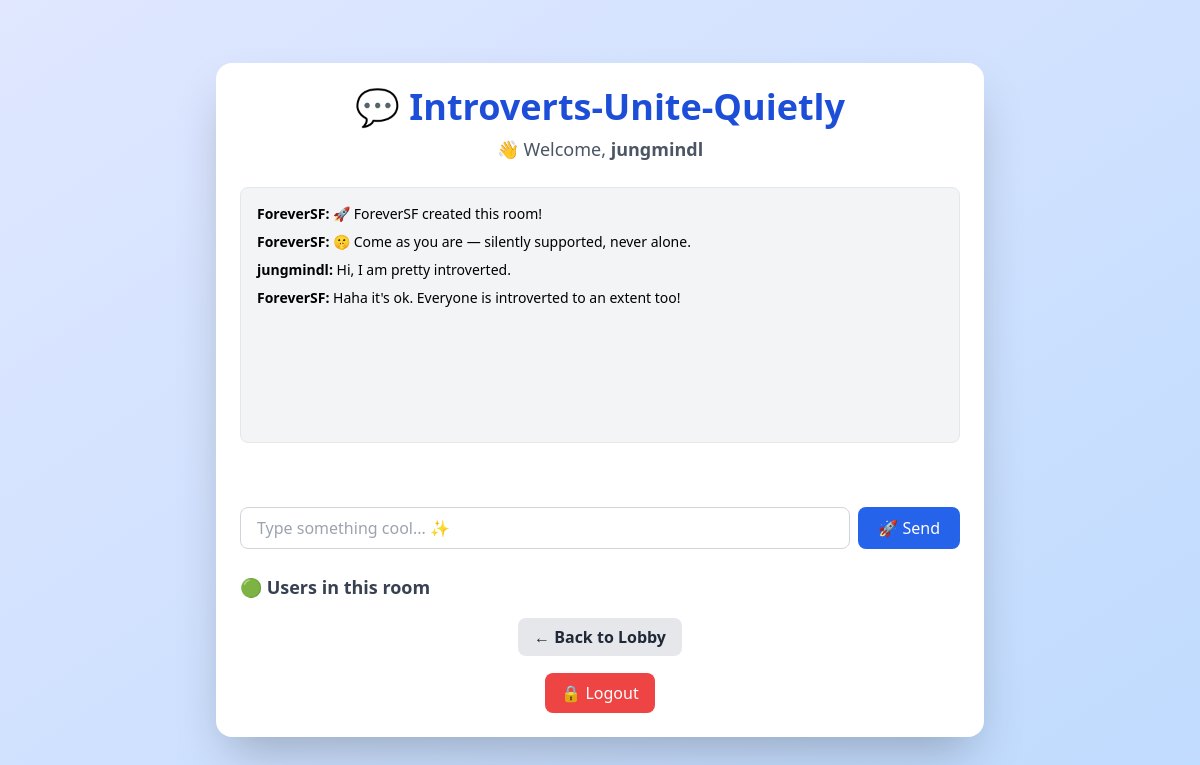
Page /chat/introverts-unite-quietly/ (signed in) on the committed database.
### chat/models.py (models this page shows, shortened)
class Room(models.Model):
    name = models.SlugField(unique=True)
    creator = models.ForeignKey(User, on_delete=models.CASCADE)
    created_at = models.DateTimeField(auto_now_add=True)

class Message(models.Model):
    user = models.ForeignKey(User, on_delete=models.CASCADE)
    room = models.ForeignKey(Room, on_delete=models.CASCADE, related_name='messages')
    content = models.TextField()
    timestamp = models.DateTimeField(auto_now_add=True)

### chat/views.py (the view)
# urls.py: path('chat/<str:room_name>/', views.room, name='room'),
@login_required
def room(request, room_name):
    slug_room = slugify(room_name)
    room, created = Room.objects.get_or_create(name=slug_room, defaults={'creator': request.user})
    if created:
        Message.objects.create(
            user=request.user,
            room=room,
            content=f"🚀 {request.user.username} created this room!"
        )
    messages = Message.objects.filter(room=room).order_by('timestamp')
    return render(request, 'chat/room.html', {
        'room_name': room.name,
        'username': request.user.username,
        'messages': messages,
        'can_delete': room.creator == request.user
    })

### chat/templates/chat/room.html (shortened to what this page needs)
<!DOCTYPE html>
<html lang="en">
    {% load static %}
<head>
  <script src="https://cdn.tailwindcss.com"></script>
  <link href="https://cdnjs.cloudflare.com/ajax/libs/flowbite/2.3.0/flowbite.min.css" rel="stylesheet" />
</head>
<body class="bg-gradient-to-br from-indigo-100 to-blue-200 min-h-screen flex items-center justify-center px-4">
  <div class="w-full max-w-3xl bg-white p-6 rounded-2xl shadow-2xl space-y-6">
    <div class="text-center">
      <h1 class="text-4xl font-extrabold text-blue-700">💬 {{ room_name|title }}</h1>
      <p class="text-lg text-gray-600 mt-2">👋 Welcome, <span class="font-semibold">{{ username }}</span></p>
    </div>
    <div id="chat-log" class="bg-gray-100 border rounded-lg p-4 h-64 overflow-y-scroll text-sm space-y-2">
      {% for message in messages %}
        <p><strong>{{ message.user.username }}:</strong> {{ message.content }}</p>
      {% endfor %}
    </div>
    <p id="typing-indicator" class="h-4 text-sm text-gray-500 italic"></p>
    <div class="flex gap-2">
      <input id="chat-message-input"
             type="text"
             autocomplete="off"
             placeholder="Type something cool... ✨"
             class="flex-1 px-4 py-2 rounded-lg border border-gray-300 focus:ring-2 focus:ring-blue-500 focus:outline-none" />
      <button id="chat-message-submit"
              class="px-5 py-2 bg-blue-600 text-white font-medium rounded-lg hover:bg-blue-700 transition">
        🚀 Send
      </button>
    </div>
    <div>
      <h3 class="text-lg font-semibold text-gray-700 mb-2">🟢 Users in this room</h3>
    </div>
    <div class="text-center mt-4">
      <a href="{% url 'index' %}" class="bg-gray-200 hover:bg-gray-300 text-gray-800 px-4 py-2 rounded-lg font-semibold transition">
        ← Back to Lobby
      </a>
    </div>
    <form method="post" action="{% url 'logout' %}" class="text-center mt-4">
        <button type="submit"
                class="bg-red-500 hover:bg-red-600 text-white px-4 py-2 rounded-lg transition">
        🔒 Logout
        </button>
    </form>
  </div>
</body>
</html>

### rows in the picture
Room: name "Introverts-Unite-Quietly"
Message: user.username "ForeverSF", content "🚀 ForeverSF created this room!"
Message: user.username "ForeverSF", content "🤫 Come as you are — silently supported, never alone."
Message: user.username "jungmindl", content "Hi, I am pretty introverted."
Message: user.username "ForeverSF", content "Haha it's ok. Everyone is introverted to an extent too!"

### other values in the picture
{{ username }} "jungmindl"
